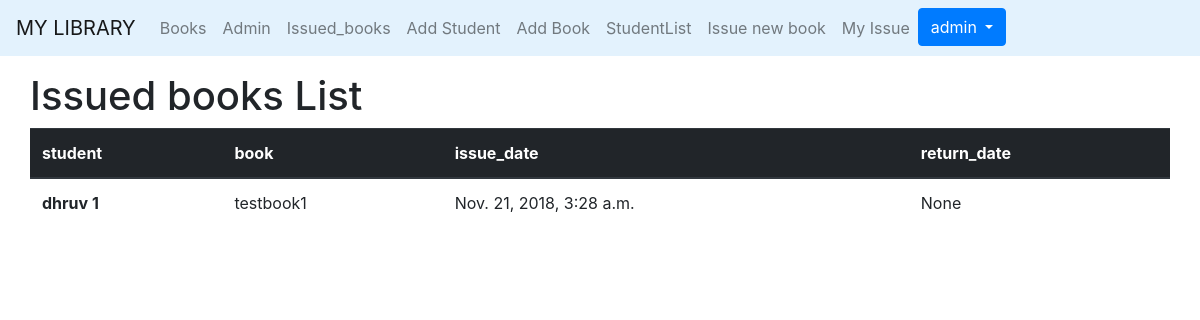
Before: /issued-books/ (signed in) with the older database file.
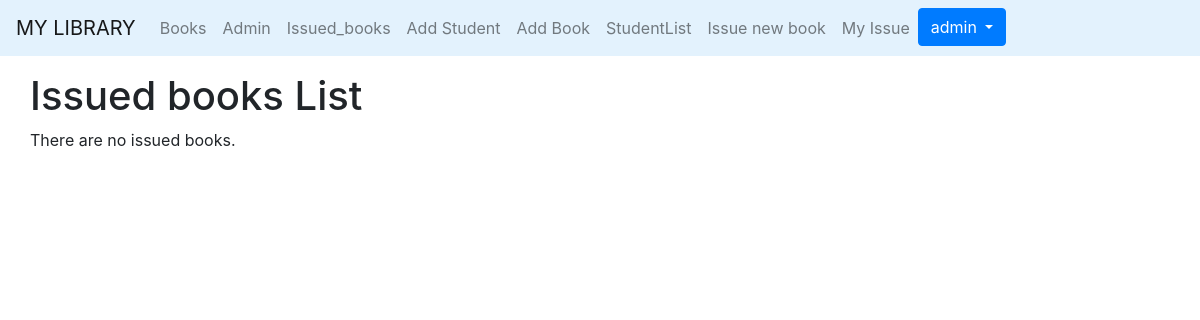
After: the same page with the newer database file.
### library/models.py (models this page shows, shortened)
class Borrower(models.Model):
    student = models.ForeignKey('Student', on_delete=models.CASCADE)
    book = models.ForeignKey('Book', on_delete=models.CASCADE)
    issue_date = models.DateTimeField(null=True,blank=True)
    return_date = models.DateTimeField(null=True,blank=True)

class Student(models.Model):
    roll_no = models.CharField(max_length=10,unique=True)
    name = models.CharField(max_length=10)
    branch = models.CharField(max_length=20)
    contact_no = models.CharField(max_length=10)
    total_books_due=models.IntegerField(default=0)
    email=models.EmailField(unique=True)
    user_type=models.CharField(max_length=20, choices=CHOICES, default='Buyer')
    def __str__(self):
        return '%s %s ' % (str(self.name),self.pk)

class Book(models.Model):
    title = models.CharField(max_length=200)
    author = models.CharField(max_length=100)
    summary = models.TextField(max_length=1000, help_text="description of the book")
    isbn = models.CharField('ISBN', max_length=13, help_text='13 Character ISBN number')
    genre = models.ManyToManyField(Genre, help_text="Select a genre for this book")
    publish_date = models.DateField(null=True)
    total_copies = models.IntegerField()
    available_copies = models.IntegerField()
    pic=models.ImageField(upload_to='media/book_image/')
    def __str__(self):
        return self.title

### library/views.py (the view)
# urls.py: path('issued-books/',views.IssuedBookListView.as_view(),name = 'issued-books'),
class IssuedBookListView(LoginRequiredMixin,ListView):
    login_url = '/accounts/login/'
    template_name = 'library/issuedbook_list.html'
    model = Borrower
    context_object_name = 'issuebook_list'

### templates/library/issuedbook_list.html
{% extends "registration/base.html" %}
{% block content %}
    <h1>Issued books List</h1>
    {% if issuebook_list %}
    <div class="row mx-auto">
      <table class="table">
        <thead class="thead-dark">
          <tr>
            <th scope="col">student</th>
            <th scope="col">book</th>
            <th scope="col">issue_date</th>
            <th scope="col">return_date</th>
          </tr>
        </thead>
        {% for issuebook in issuebook_list %}
        <tbody>
          <tr>
            <th scope="row">{{ issuebook.student }}</th>
            <td>{{ issuebook.book }}</td>
            <td>{{ issuebook.issue_date }}</td>
            <td>{{ issuebook.return_date }}</td>
          </tr>
        </tbody>
        {% endfor %}
      </table>
    </div>
    {% else %}
      <p class=" bg bg-white">There are no issued books.</p>
    {% endif %}
{% endblock %}

Changed rows visible on the page:
removed Borrower: student "dhruv 1", book "testbook1", issue_date "Nov. 21, 2018, 3:28 a.m.", return_date "None"
Other visible differences:
text no longer shown: "student book issue_date return_date"
text now shown: "There are no issued books."
